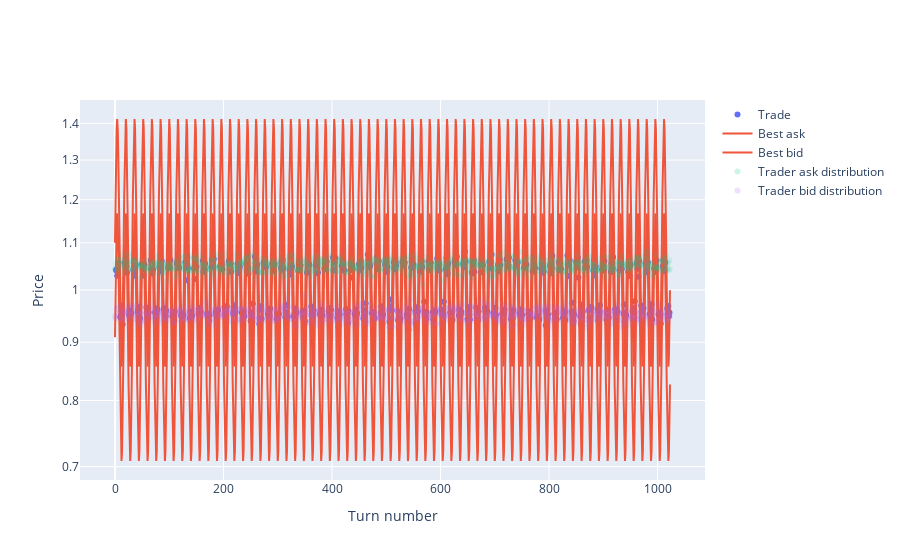

Notebook source saved alongside this figure:
### Code cell
trades_plot(turn_results)

### Figure 1 — Plotly figure (JSON) as saved in the notebook; plotly's stock layout.template omitted (floating-point values rounded to 4 significant figures; data arrays with more than 128 entries replaced by an {"elided": "..."} marker saying what was removed)
{"data": [{"marker": {"color": "#636EFA"}, "mode": "markers", "name": "Trade", "type": "scatter", "x": {"elided": "640 int values"}, "y": {"elided": "640 float values"}}, {"marker": {"color": "#EF553B"}, "name": "Best ask", "type": "scatter", "y": {"elided": "1024 float values"}}, {"marker": {"color": "#EF553B"}, "name": "Best bid", "type": "scatter", "y": {"elided": "1024 float values"}}, {"marker": {"color": "#00CC96", "opacity": 0.1}, "mode": "markers", "name": "Trader ask distribution", "type": "scatter", "x": {"elided": "1024 int values"}, "y": {"elided": "1024 float values"}}, {"marker": {"color": "#AB63FA", "opacity": 0.1}, "mode": "markers", "name": "Trader bid distribution", "type": "scatter", "x": {"elided": "1024 int values"}, "y": {"elided": "1024 float values"}}], "layout": {"xaxis": {"title": {"text": "Turn number"}}, "yaxis": {"title": {"text": "Price"}, "type": "log"}}}
